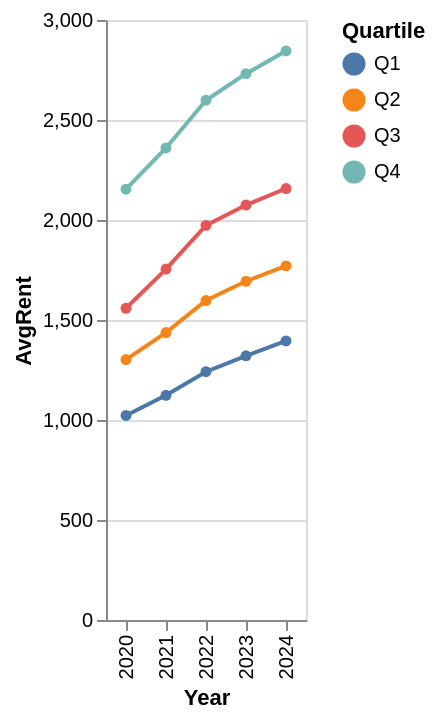

Notebook cell for this chart:
### Code cell
#Trend line of rent per year by quartile
#Create subdataframes for each quartile of yearly_rent_df
yearly_rent_q1_df = yearly_rent_df[yearly_rent_df["2020"] <= 1163.080643].reset_index(drop=True)
yearly_rent_q2_df = yearly_rent_df[(yearly_rent_df["2020"] <= 1439.596520) & (yearly_rent_df["2020"] > 1163.080643)].reset_index(drop=True)
yearly_rent_q3_df = yearly_rent_df[(yearly_rent_df["2020"] <= 1690.859386) & (yearly_rent_df["2020"] > 1439.596520)].reset_index(drop=True)
yearly_rent_q4_df = yearly_rent_df[yearly_rent_df["2020"] > 1690.859386].reset_index(drop=True)
#Create trend series of averages per year
rent_trend_q1 = yearly_rent_q1_df[["2020", "2021", "2022", "2023", "2024"]].mean()
rent_trend_q2 = yearly_rent_q2_df[["2020", "2021", "2022", "2023", "2024"]].mean()
rent_trend_q3 = yearly_rent_q3_df[["2020", "2021", "2022", "2023", "2024"]].mean()
rent_trend_q4 = yearly_rent_q4_df[["2020", "2021", "2022", "2023", "2024"]].mean()
#Combine series into trends df
rent_trends_df = pd.DataFrame({"Q1":rent_trend_q1, "Q2":rent_trend_q2, "Q3":rent_trend_q3, "Q4":rent_trend_q4})
#Set Year as index for chart
rent_trends_df_reset = rent_trends_df.reset_index().rename(columns={"index":"Year"})
#Create chart
alt.Chart(rent_trends_df_reset).transform_fold(
    ["Q1", "Q2", "Q3", "Q4"],
    as_=["Quartile", "AvgRent"]
).mark_line(point=True).encode(
    x="Year:O",
    y="AvgRent:Q",
    color="Quartile:N"
)

### Figure 1 — Vega-Lite specification as saved in the notebook (floating-point values rounded to 4 significant figures)
{"config": {"view": {"continuousWidth": 300, "continuousHeight": 300}}, "data": {"name": "data-2613c3c0f65b35c7c5a1debcc7165384"}, "mark": {"type": "line", "point": true}, "encoding": {"color": {"field": "Quartile", "type": "nominal"}, "x": {"field": "Year", "type": "ordinal"}, "y": {"field": "AvgRent", "type": "quantitative"}}, "transform": [{"fold": ["Q1", "Q2", "Q3", "Q4"], "as": ["Quartile", "AvgRent"]}], "$schema": "https://vega.github.io/schema/vega-lite/v5.20.1.json", "datasets": {"data-2613c3c0f65b35c7c5a1debcc7165384": [{"Year": "2020", "Q1": 1023.0, "Q2": 1302.0, "Q3": 1559.0, "Q4": 2154.0}, {"Year": "2021", "Q1": 1123.0, "Q2": 1437.0, "Q3": 1755.0, "Q4": 2360.0}, {"Year": "2022", "Q1": 1241.0, "Q2": 1597.0, "Q3": 1973.0, "Q4": 2599.0}, {"Year": "2023", "Q1": 1321.0, "Q2": 1694.0, "Q3": 2075.0, "Q4": 2731.0}, {"Year": "2024", "Q1": 1395.0, "Q2": 1771.0, "Q3": 2157.0, "Q4": 2845.0}]}}
